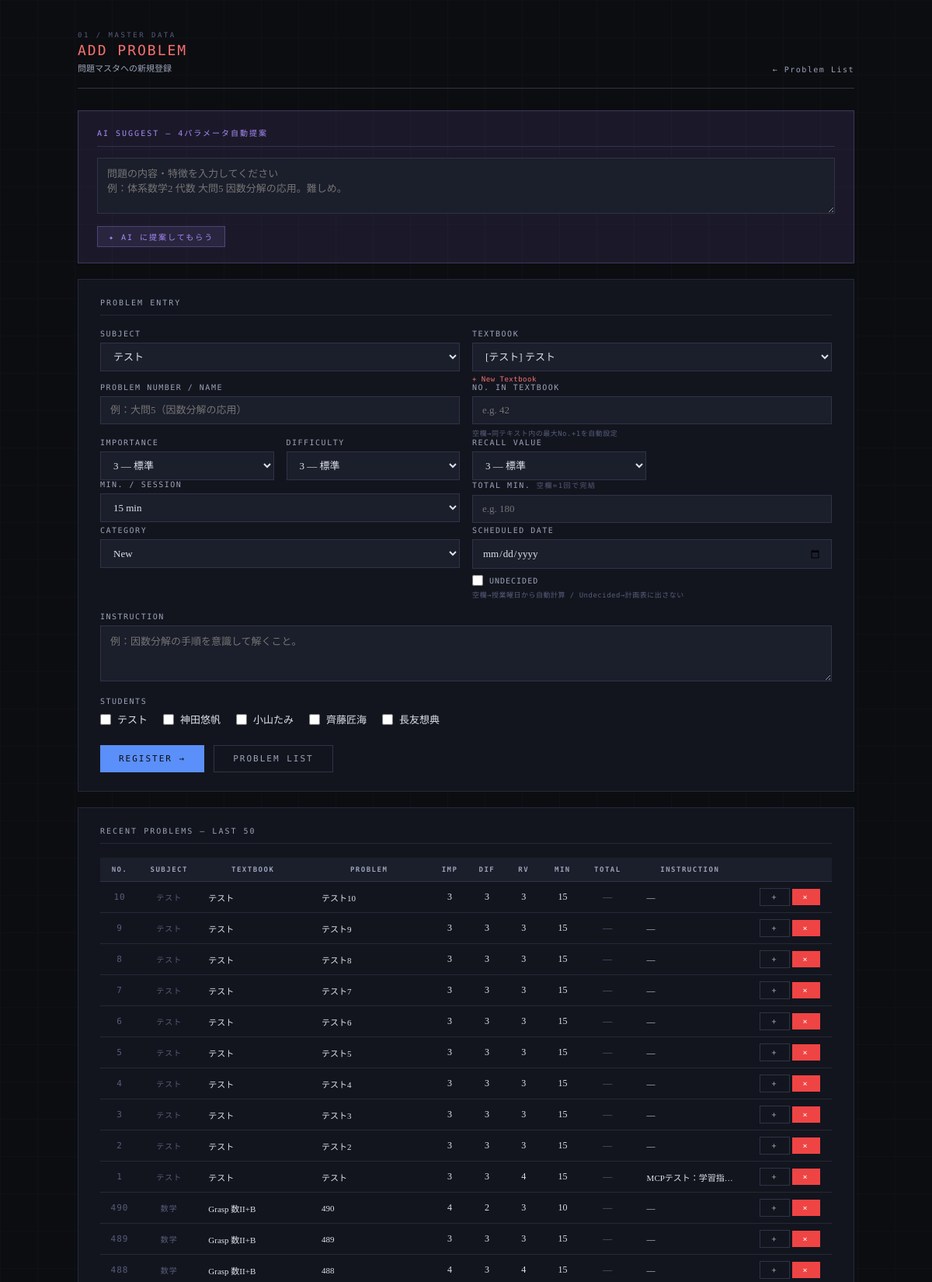
The page /problems (upper part) on the database its author committed.
### tables this page shows
CREATE TABLE students (
            student_id TEXT PRIMARY KEY,
            name TEXT NOT NULL,
            subjects TEXT NOT NULL
        , plan_mode TEXT DEFAULT 'all');

CREATE TABLE problems (
            problem_id INTEGER PRIMARY KEY AUTOINCREMENT,
            subject TEXT NOT NULL,
            textbook TEXT NOT NULL,
            problem_number TEXT NOT NULL,
            importance TEXT NOT NULL,
            type TEXT NOT NULL
        , instruction TEXT, difficulty INTEGER DEFAULT 3, review_value INTEGER DEFAULT 3, estimated_minutes INTEGER DEFAULT 15, textbook_id INTEGER, section_id INTEGER, order_in_textbook INTEGER, total_minutes INTEGER DEFAULT NULL);

### app.py (the view, shortened to what this page needs)
@app.route("/problems", methods=["GET", "POST"])
def problems():
    conn = get_connection()
    c = conn.cursor()
    c.execute("SELECT * FROM students ORDER BY student_id")
    students = c.fetchall()
    c.execute("""
        SELECT p.problem_id, p.subject, p.textbook, p.problem_number,
               p.importance, p.difficulty, p.review_value,
               p.estimated_minutes, p.instruction, p.order_in_textbook
        FROM problems p
        ORDER BY p.problem_id DESC LIMIT 50
    """)
    probs = c.fetchall()
    c.execute("""
        SELECT t.textbook_id, t.name, t.subject,
               s.name as series_name
        FROM textbooks t
        LEFT JOIN series s ON t.series_id = s.series_id
        ORDER BY t.subject, s.name, t.name
    """)
    textbooks_list = c.fetchall()
    c.execute("SELECT DISTINCT subjects FROM students ORDER BY subjects")
    all_subjects = []
    for row in c.fetchall():
        for subj in row["subjects"].split(","):
            s = subj.strip()
            if s and s not in all_subjects:
                all_subjects.append(s)
    all_subjects = sorted(all_subjects)
    conn.close()
    return render_template("problems.html",
                           students=students,
                           problems=probs,
                           textbooks=textbooks_list,
                           all_subjects=all_subjects)

### database.py (called while the page is built)
def get_connection():
    conn = sqlite3.connect(DB_PATH)
    conn.row_factory = sqlite3.Row
    return conn

### templates/problems.html (shortened to what this page needs)
<!DOCTYPE html>
<html lang="ja">
<head>
</head>
<body>
<div class="container">
  <div class="page-header fade-in">
    <div>
      <div class="page-label">01 / Master Data</div>
      <div class="page-title">Add Problem</div>
      <div class="page-title-ja">問題マスタへの新規登録</div>
    </div>
    <a class="page-header-back" href="/problems/list">Problem List</a>
  </div>
  <div class="ai-box fade-in">
    <div class="ai-box-title">AI Suggest — 4パラメータ自動提案</div>
    <textarea id="ai-input"
      placeholder="問題の内容・特徴を入力してください&#10;例：体系数学2 代数 大問5 因数分解の応用。難しめ。"></textarea>
    <div style="display:flex;gap:12px;align-items:center;margin-top:12px;">
      <button class="btn btn-purple btn-sm" onclick="askAI()">✦ AI に提案してもらう</button>
    </div>
  </div>
  <div class="card fade-in">
    <div class="card-title">Problem Entry</div>
    <form method="POST" id="problem-form">
      <div class="grid-2">
        <div>
          <label>Subject</label>
          <select name="subject" id="f-subject" onchange="filterTextbooks()">
            {% for subj in all_subjects %}
            <option value="{{ subj }}">{{ subj }}</option>
            {% endfor %}
          </select>
        </div>
        <div>
          <label>Textbook</label>
          <select name="textbook_id" id="f-textbook_id">
            {% for t in textbooks %}
            <option value="{{ t.textbook_id }}" data-subject="{{ t.subject }}">
              {% if t.series_name %}[{{ t.series_name }}] {% endif %}{{ t.name }}
            </option>
            {% endfor %}
          </select>
          <p class="hint">
            <a href="/textbooks" style="color:#f87171;">+ New Textbook</a>
          </p>
        </div>
      </div>
      <div class="grid-2" style="margin-top:0;">
        <div>
          <label>Problem Number / Name</label>
          <input type="text" name="problem_number" id="f-problem_number"
            placeholder="例：大問5（因数分解の応用）" required>
        </div>
        <div>
          <label>No. in Textbook</label>
          <input type="number" name="order_in_textbook" id="f-order_in_textbook"
            min="1" max="9999" placeholder="e.g. 42">
          <p class="hint">空欄→同テキスト内の最大No.+1を自動設定</p>
        </div>
      </div>
      <div class="grid-4" style="margin-top:0;">
        <div>
          <label>Importance</label>
          <select name="importance" id="f-importance">
            <option value="3" selected>3 — 標準</option>
          </select>
        </div>
        <div>
          <label>Difficulty</label>
          <select name="difficulty" id="f-difficulty">
            <option value="3" selected>3 — 標準</option>
          </select>
        </div>
        <div>
          <label>Recall Value</label>
          <select name="review_value" id="f-review_value">
            <option value="3" selected>3 — 標準</option>
          </select>
        </div>
      </div>
      <div class="grid-2" style="margin-top:0;">
        <div>
          <label>Min. / Session</label>
          <select name="estimated_minutes" id="f-estimated_minutes">
            {% for m in range(5, 125, 5) %}
            <option value="{{ m }}" {% if m == 15 %}selected{% endif %}>{{ m }} min</option>
            {% endfor %}
          </select>
        </div>
        <div>
          <label>Total Min. <span style="color:var(--text-dim);font-size:9px;">空欄=1回で完結</span></label>
          <input type="number" name="total_minutes" id="f-total_minutes"
            min="5" max="999" step="5" placeholder="e.g. 180">
        </div>
      </div>
      <div class="grid-2" style="margin-top:0;">
        <div>
          <label>Category</label>
          <select name="category" id="f-category">
            <option value="予習" selected>New</option>
          </select>
        </div>
        <div>
          <label>Scheduled Date</label>
          <input type="date" name="scheduled_date" id="f-scheduled_date">
          <div style="display:flex;align-items:center;gap:8px;margin-top:8px;">
            <input type="checkbox" name="undecided" value="1" id="f-undecided"
              style="accent-color:var(--blue);width:14px;height:14px;"
              onchange="toggleDate(this)">
            <label for="f-undecided" style="font-family:'DM Mono',monospace;font-size:10px;
              letter-spacing:1px;text-transform:uppercase;color:var(--text-muted);
              margin:0;cursor:pointer;">Undecided</label>
          </div>
          <p class="hint">空欄→授業曜日から自動計算 / Undecided→計画表に出さない</p>
        </div>
      </div>
      <label>Instruction</label>
      <textarea name="instruction" id="f-instruction"
        placeholder="例：因数分解の手順を意識して解くこと。"></textarea>
      <label>Students</label>
      <div class="student-checks">
        {% for s in students %}
        <label>
          <input type="checkbox" name="student_ids" value="{{ s.student_id }}">
          {{ s.name }}
        </label>
        {% endfor %}
      </div>
      <div style="margin-top:24px;display:flex;gap:12px;">
        <button type="submit" class="btn btn-primary">Register →</button>
        <a href="/problems/list" class="btn btn-ghost">Problem List</a>
      </div>
    </form>
  </div>
  <div class="card fade-in">
    <div class="card-title">Recent Problems — Last 50</div>
    <div style="overflow-x:auto;">
    <table class="data-table">
      <thead>
        <tr>
          <th>No.</th><th>Subject</th><th>Textbook</th><th>Problem</th>
          <th>Imp</th><th>Dif</th><th>RV</th><th>Min</th><th>Total</th><th>Instruction</th><th></th>
        </tr>
      </thead>
      <tbody>
      {% for p in problems %}
      <tr id="row-{{ p.problem_id }}">
        <td class="meta-text" style="font-family:'DM Mono',monospace;font-size:11px;">
          {{ p.order_in_textbook or '—' }}
        </td>
        <td class="meta-text">{{ p.subject }}</td>
        <td class="left" style="max-width:130px;overflow:hidden;text-overflow:ellipsis;white-space:nowrap;font-size:11px;">
          {{ p.textbook }}
        </td>
        <td class="editable-cell left" data-problem="{{ p.problem_id }}" data-field="problem_number"
          style="max-width:150px;">
          <span class="editable" ondblclick="startTextLineEdit(this)"
            style="font-size:11px;display:block;overflow:hidden;text-overflow:ellipsis;white-space:nowrap;max-width:150px;">
            {{ p.problem_number }}
          </span>
        </td>
        <td class="editable-cell" data-problem="{{ p.problem_id }}" data-field="importance">
          <span class="editable" ondblclick="startNumEdit(this)">{{ p.importance }}</span>
        </td>
        <td class="editable-cell" data-problem="{{ p.problem_id }}" data-field="difficulty">
          <span class="editable" ondblclick="startNumEdit(this)">{{ p.difficulty }}</span>
        </td>
        <td class="editable-cell" data-problem="{{ p.problem_id }}" data-field="review_value">
          <span class="editable" ondblclick="startNumEdit(this)">{{ p.review_value }}</span>
        </td>
        <td class="editable-cell" data-problem="{{ p.problem_id }}" data-field="estimated_minutes">
          <span class="editable" ondblclick="startNumEdit(this, 5, 120, 5)">{{ p.estimated_minutes }}</span>
        </td>
        <td class="editable-cell" data-problem="{{ p.problem_id }}" data-field="total_minutes"><span class="editable" ondblclick="startNumEdit(this, 5, 999, 5)" style="color:var(--text-dim);">{{ p.total_minutes if p.total_minutes else '—' }}</span></td>
        <td class="editable-cell left" data-problem="{{ p.problem_id }}" data-field="instruction"
          style="max-width:140px;">
          <span class="editable" ondblclick="startTextAreaEdit(this)"
            style="font-size:11px;display:block;overflow:hidden;text-overflow:ellipsis;white-space:nowrap;max-width:140px;">
            {{ p.instruction or '—' }}
          </span>
        </td>
        <td>
          <button class="btn btn-ghost btn-sm"
            onclick="showAddAssignment({{ p.problem_id }})"
            title="出題予定を追加">+</button>
          <button class="btn btn-danger btn-sm"
            onclick="deleteProblem({{ p.problem_id }}, this)">×</button>
        </td>
      </tr>
      {% endfor %}
      </tbody>
    </table>
    </div>
  </div>
</div>
</body>
</html>

### rows shown on the page
students: name "テスト"
students: name "神田悠帆"
students: name "小山たみ"
students: name "齊藤匠海"
students: name "長友想典"
problems: order_in_textbook "10", subject "テスト", textbook "テスト", problem_number "テスト10", importance "3", difficulty "3", review_value "3", estimated_minutes "15", total_minutes "—", instruction "—"
problems: order_in_textbook "9", subject "テスト", textbook "テスト", problem_number "テスト9", importance "3", difficulty "3", review_value "3", estimated_minutes "15", total_minutes "—", instruction "—"
problems: order_in_textbook "8", subject "テスト", textbook "テスト", problem_number "テスト8", importance "3", difficulty "3", review_value "3", estimated_minutes "15", total_minutes "—", instruction "—"
problems: order_in_textbook "7", subject "テスト", textbook "テスト", problem_number "テスト7", importance "3", difficulty "3", review_value "3", estimated_minutes "15", total_minutes "—", instruction "—"
problems: order_in_textbook "6", subject "テスト", textbook "テスト", problem_number "テスト6", importance "3", difficulty "3", review_value "3", estimated_minutes "15", total_minutes "—", instruction "—"
problems: order_in_textbook "5", subject "テスト", textbook "テスト", problem_number "テスト5", importance "3", difficulty "3", review_value "3", estimated_minutes "15", total_minutes "—", instruction "—"
problems: order_in_textbook "4", subject "テスト", textbook "テスト", problem_number "テスト4", importance "3", difficulty "3", review_value "3", estimated_minutes "15", total_minutes "—", instruction "—"
problems: order_in_textbook "3", subject "テスト", textbook "テスト", problem_number "テスト3", importance "3", difficulty "3", review_value "3", estimated_minutes "15", total_minutes "—", instruction "—"
problems: order_in_textbook "2", subject "テスト", textbook "テスト", problem_number "テスト2", importance "3", difficulty "3", review_value "3", estimated_minutes "15", total_minutes "—", instruction "—"
problems: order_in_textbook "1", subject "テスト", textbook "テスト", problem_number "テスト", importance "3", difficulty "3", review_value "4", estimated_minutes "15", total_minutes "—", instruction "MCPテスト：学習…"
problems: order_in_textbook "490", subject "数学", textbook "Grasp 数II+B", problem_number "490", importance "4", difficulty "2", review_value "3", estimated_minutes "10", total_minutes "—", instruction "—"
problems: order_in_textbook "489", subject "数学", textbook "Grasp 数II+B", problem_number "489", importance "3", difficulty "3", review_value "3", estimated_minutes "15", total_minutes "—", instruction "—"
problems: order_in_textbook "488", subject "数学", textbook "Grasp 数II+B", problem_number "488", importance "4", difficulty "3", review_value "4", estimated_minutes "15", total_minutes "—", instruction "—"

### other values the page prints
form field subject "テスト"
form field estimated_minutes "15 min"
